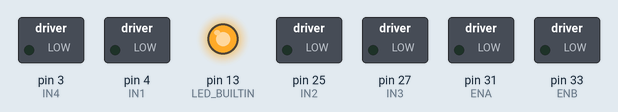
This sketch was run on a simulated Arduino Mega 2560, built with avr-gcc and run on an emulated ATmega2560. Shown: switched loads named in the sketch (green lamp = pin HIGH), output pins drawn as LEDs (lit = HIGH).

Above: at 0.1 s.
At 5.1 s:
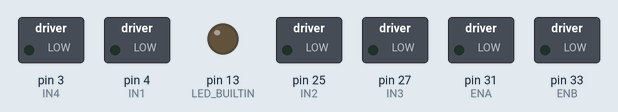
Timing chart, 0 to 6.6 s (numbered marks = the images above):
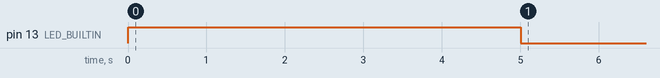

The sketch:

ActualFinalProject.ino
```cpp
// Global variables and shit
#include <QTRSensors.h>
#include <math.h>
#include <string.h>
#include <stdio.h>

#define LOutA 2


int LeftSpeed;
int RightSpeed;

// Define your sensor object
QTRSensors qtr;
const uint8_t sensorCount = 8;
uint16_t sensorValues[sensorCount];

// PID constants
float Kp = 0.1; // Proportional gain
float Ki = 0.0; // Integral gain
float Kd = 0.0; // Derivative gain

// PID variables
float error = 0, lastError = 0, integral = 0;
float setPoint = 3500; // Desired position (middle value for 8 sensors)

// Interrupt things
volatile int counter;
int targetCount;

// State machine stuff is going in here.
#define buttonPin 53

// Start definding states
enum State{
  startingState,
  calibrate,
  initialForward,
  followLine1,
  followLine2,
  toInfinity,
  findColor,

  toGreen,
  toBlue,
  toWhite,
  toRed,
  toPurple,
  toYellow
};

State currentState;


void setup() {
  // Button stuff
  pinMode(buttonPin, INPUT_PULLUP);
  currentState = startingState;

  // Interrupt stuff
  noInterrupts();

  // other script setup
  MovementSetup();
  lineSetup();

}

void loop() {

  switch (currentState){
    case startingState:
      //For the starting state, pause all actions until the button is pressed, then continue to calibrate
      int buttonState = 0;
      if(buttonState == HIGH){
        currentState = calibrate;
      }

      break;

    case calibrate:
      // In this state, just run callibrate a ton!
      // Calibrate the sensors
      for (int i = 0; i < 200; i++) {
        qtr.calibrate();
      }
      currentState = initialForward;

      break;

    case initialForward:
      // In this step, we are moving a certain amount to try to reach outsie the box, switching turn right
      cmForward(25);
      TurnRight();
      while((qtr.readLineBlack(sensorValues) == 7000) || (qtr.readLineBlack(sensorValues) == 0))
      {
        delay(10);
      }
      Coast();
      currentState = followLine1;
      break;


    case followLine1:
      //Theoreticaly can implement a measure distance here
      // Fix this attach interrupt here on the bottom
      attachInterrupt(digitalPinToInterrupt(LOutA), interruptRising, RISING);
      while((counter / 45) <= 50)
      {
        followLine();
      }
      detachInterrupt(digitalPinToInterrupt(LOutA));
      counter = 0;

      currentState = followLine2;
      break;

    case followLine2:
    /*
      while(measureDistance() >= 10){
        followLine();
      }
      */
      pivotLeftDegree();

      currentState = toInfinity;
      break;

    case toInfinity:
      break;


    // This section will probably be looping into each other
    case findColor:
      break;

    case toGreen:
      break;

    case toBlue:
      break;

    case toWhite:
      break;

    case toRed:
      break;

    case toPurple:
      break;
    case toYellow:
      break;
  }

}
```

FinalLineFollower.ino
```cpp
// Setup your pins and sensor
void lineSetup() {

  // Initialize the QTR sensors
  qtr.setTypeRC();
  qtr.setSensorPins((const uint8_t[]){A0,A1,A2,A3,A4,A5,A6,A7}, sensorCount);

  // On board LED for calibration step

  delay(500);
  pinMode(LED_BUILTIN, OUTPUT);
  digitalWrite(LED_BUILTIN, HIGH);

  // Calibrate the sensors
  for (int i = 0; i < 200; i++) {
    qtr.calibrate();
  }

  digitalWrite(LED_BUILTIN, LOW);

}

// Main loop
void followLine() {
  uint16_t position = qtr.readLineBlack(sensorValues);
  int baseSpeed = 100;
  error = setPoint - position;
  integral += error;
  float derivative = error - lastError;

  // Compute PID output
  float output = Kp * error + Ki * integral + Kd * derivative;

  LeftSpeed = constrain(baseSpeed + output, 0, 255);
  RightSpeed = constrain(baseSpeed - output, 0, 255);

  Serial.print("Error is: ");
  Serial.println(error);
  Serial.print("Output is: ");
  Serial.println(output);

  // Update last error
  lastError = error;
  LineForward();
  delay(10);
}
```

FinalMovement.ino
```cpp
// Defining PINS
// ENA, IN1 and IN2 are the 1st (LEFT) motor variables
// ENB, IN3 and IN4 are the 2nd (RIGHT) motor variables
#define ENA 31
#define ENB 33
#define IN1 4
#define IN2 25
#define IN3 27
#define IN4 3

// Digital INPUT pins for measuring distance
#define LOutB 24
#define ROutA 26
#define ROutB 28


// New speed values for Line following in other folder

void MovementSetup() {
  // INitialize all pins
  // Motor H-Bridge Output
  pinMode(ENA, OUTPUT);
  pinMode(ENB, OUTPUT);
  pinMode(IN1, OUTPUT);
  pinMode(IN2, OUTPUT);
  pinMode(IN3, OUTPUT);
  pinMode(IN4, OUTPUT);

  // Motor Sensor Inputs
  pinMode(LOutA, INPUT_PULLUP);
  pinMode(LOutB, INPUT_PULLUP);
  pinMode(ROutA, INPUT_PULLUP);
  pinMode(ROutB, INPUT_PULLUP);

  counter = 0;

  // Set everything else to LOW for now (aka COAST)
  Coast();
}


// Subfunctions for the sake of making later code simpler
void Left1Forward()
{
  digitalWrite(ENA, HIGH);
  digitalWrite(IN1, HIGH);
  digitalWrite(IN2, LOW);
}
void Right2Forward()
{
  digitalWrite(ENB, HIGH);
  digitalWrite(IN3, LOW);
  digitalWrite(IN4, HIGH);
}
void Left1Reverse()
{
  digitalWrite(ENA, HIGH);
  digitalWrite(IN1, LOW);
  digitalWrite(IN2, HIGH);
}
void Right2Reverse()
{
  digitalWrite(ENB, HIGH);
  digitalWrite(IN3, HIGH);
  digitalWrite(IN4, LOW);
}
void Left1Brake()
{
  digitalWrite(ENA, HIGH);
  digitalWrite(IN1, HIGH);
  digitalWrite(IN2, HIGH);
}
void Right2Brake()
{
  digitalWrite(ENB, HIGH);
  digitalWrite(IN3, HIGH);
  digitalWrite(IN4, HIGH);
}
void Left1Coast()
{
  digitalWrite(ENA, LOW);
  digitalWrite(IN1, LOW);
  digitalWrite(IN2, LOW);
}
void Right2Coast()
{
  digitalWrite(ENB, LOW);
  digitalWrite(IN3, LOW);
  digitalWrite(IN4, LOW);
}


// Turns on both motors in the "forward" direction.
// Given the orientation of the motors on the platform, they will likely to go in opposite directions.
void Forward()
{
  Coast();
  // Left1 Motor FORWARD
  Left1Forward();
  // Right2 Motor FORWARD
  Right2Forward();
}

// Line Foward for things
void LineForward(){
    // Left 1 Motor things
    digitalWrite(ENA, HIGH);
    digitalWrite(IN1, LeftSpeed);
    digitalWrite(IN2, LOW);

    // Right 2 Motor things
    digitalWrite(ENB, HIGH);
    digitalWrite(IN3, LOW);
    digitalWrite(IN4, RightSpeed);
}

// Opposite of Foward()
void Reverse()
{
  Coast();
  // Left1 Motor REVERSE
  Left1Reverse();
  // Right2 Motor REVERSE
  Right2Reverse();
}

// Hard stop function: will output HIGH to both sides of the motors in order to stop quickly
void Brake()
{
  // Left1 Motor BRAKE
  Left1Brake();
  // Right2 Motor BRAKE
  Right2Brake();
}


// Slow stop: will output LOW to both sides of the motor to execute a free run
void Coast()
{
  // Left1 Motor COAST
  Left1Coast();
  // Right2 Motor COAST
  Right2Coast();
}

void TurnRight()
{
  Coast();
  Left1Forward();
}

// Opposite of the TurnRight()
void TurnLeft()
{
  Coast();
  Right2Forward();
}

// Pivot the platform around its central axel.
// In theory, we should be able to set right  motor on REVERSE, then left  motor on FOWARD
// In practice, this will only be fixed once tank treads are in place
void PivotRight()
{

  Coast();
  Left1Forward();
  Right2Reverse();
}

// Switch motars from PivotLeft()
void PivotLeft()
{
  Coast();
  Left1Reverse();
  Right2Forward();
}

void cmForward(int x)
{
  attachInterrupt(digitalPinToInterrupt(LOutA), interruptRising, RISING);
  targetCount = x * 45;
  Forward();
}

void cmReverse(int x)
{
  attachInterrupt(digitalPinToInterrupt(LOutA), interruptRising, RISING);
  targetCount = x * 45;
  Reverse();
}


// It will turn a certain number of inchies, calulate the thing off of that thing
void pivotLeftDegree()
{
  attachInterrupt(digitalPinToInterrupt(LOutA), interruptRising, RISING);
  targetCount = 45;
  PivotLeft();
}

void pivotRightDegree()
{
  attachInterrupt(digitalPinToInterrupt(LOutA), interruptRising, RISING);
  targetCount = 45;
  PivotRight();
}


void interruptRising()
{
  counter++;
  if(counter >= targetCount){
    Brake();
    detachInterrupt(digitalPinToInterrupt(LOutA));
    counter = 0;
  }
}
```
